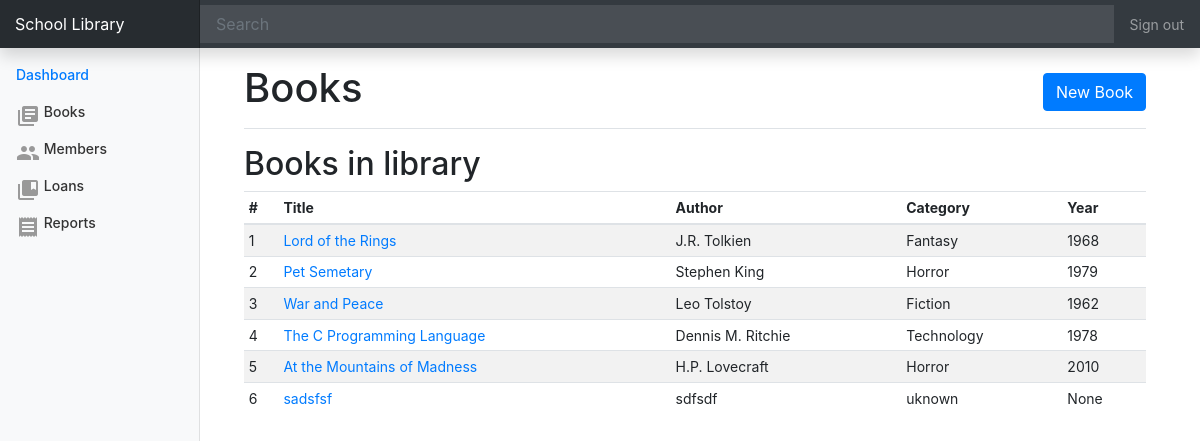
Before: /books with the older database file.
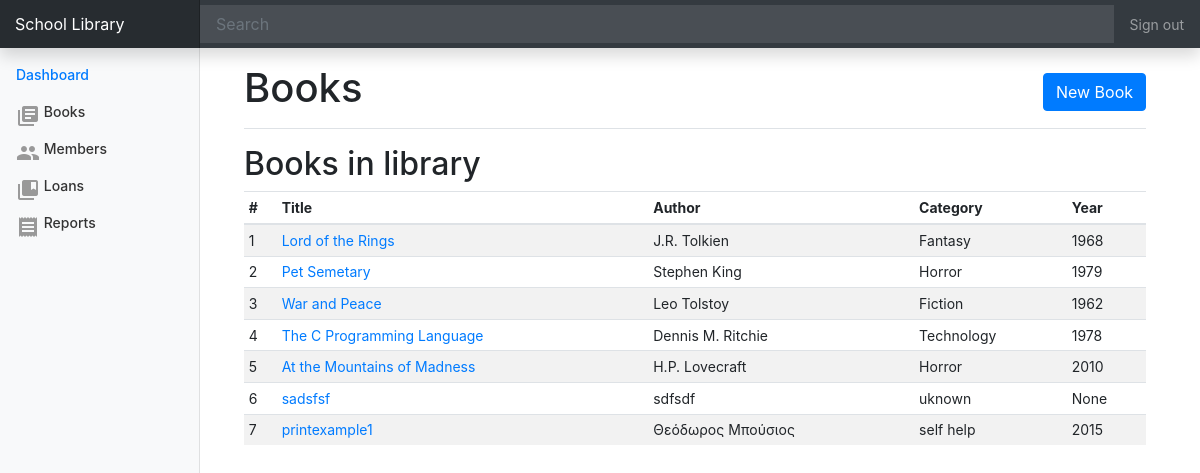
After: the same page with the newer database file.
### tables this page shows
CREATE TABLE books (
	id INTEGER primary key autoincrement,
	title TEXT not null,
	isbn TEXT UNIQUE,
	author TEXT not null,
	description TEXT,
	year_published INTEGER,
	copies INTEGER DEFAULT 1,
	category TEXT DEFAULT 'uknown',
	cover TEXT DEFAULT 'cover.png'
);

### app.py (the view)
@app.route('/books')
def books():
	db = get_db()
	query = "SELECT * FROM books"
	cur = db.execute(query)
	results = cur.fetchall()
	return render_template('books.html', books=results)

### database.py (called while the page is built)
def connect_db():
	sql = sqlite3.connect('data.db')
	sql.row_factory = sqlite3.Row
	return sql

def get_db():
	if not hasattr(g, 'sqlite_db'):
		g.sqlite_db = connect_db()
	return g.sqlite_db

### templates/books.html (shortened to what this page needs)
{% extends 'base.html' %}
{% block content %}
<main role="main" class="col-md-9 ml-sm-auto col-lg-10 px-4">
          <div class="d-flex justify-content-between flex-wrap flex-md-nowrap align-items-center pt-3 pb-2 mb-3 border-bottom">
            <h1>Books</h1>
            <div class="btn-toolbar mb-2 mb-md-0">
              <a class="btn btn-primary" href="{{url_for('book_add')}}">New Book</a>
            </div>
          </div>
          <h2>Books in library</h2>
          <div class="table-responsive">
            <table class="table table-striped table-sm">
              <thead>
                <tr>
                  <th>#</th>
                  <th>Title</th>
                  <th>Author</th>
                  <th>Category</th>
                  <th>Year</th>
                </tr>
              </thead>
              <tbody>
                {% for book in books %}
                <tr>
                  <td>{{book.id}}</td>
                  <td><a href="{{url_for('book_view', id=book.id) }}">{{book.title}}</a></td>
                  <td>{{book.author}}</td>
                  <td>{{book.category}}</td>
                  <td>{{book.year_published}}</td>
                </tr>
                {% endfor %}
              </tbody>
            </table>
          </div>
        </main>
{% endblock %}

### templates/base.html (shortened to what this page needs)
<!doctype html>
<html lang="en">
  <head>
    <link rel="stylesheet" href="https://stackpath.bootstrapcdn.com/bootstrap/4.4.1/css/bootstrap.min.css">
    <link href="{{ url_for('static', filename='custom.css') }}" rel="stylesheet">
  </head>
  <body>
    <nav class="navbar navbar-dark fixed-top bg-dark flex-md-nowrap p-0 shadow">
      <a class="navbar-brand col-sm-3 col-md-2 mr-0" href="{{ url_for('index') }}">School Library</a>
      <input class="form-control form-control-dark w-100" type="text" placeholder="Search" aria-label="Search">
      <ul class="navbar-nav px-3">
        <li class="nav-item text-nowrap">
          <a class="nav-link" href="#">Sign out</a>
        </li>
      </ul>
    </nav>
    <div class="container">
      <div class="row">
        <nav class="col-md-2 d-none d-md-block bg-light sidebar">
          <div class="sidebar-sticky">
            <ul class="nav flex-column">
              <li class="nav-item">
                <a class="nav-link active" href="{{ url_for('index') }}">
                  Dashboard <span class="sr-only">(current)</span>
                </a>
              </li>
              <li class="nav-item">
                <a class="nav-link" href="{{ url_for('books') }}">
                  <i class="material-icons feather">library_books</i>
                  Books
                </a>
              </li>
              <li class="nav-item">
                <a class="nav-link" href="{{ url_for('members') }}">
                  <i class="material-icons feather">people</i>
                  Members
                </a>
              </li>
              <li class="nav-item">
                <a class="nav-link" href="{{ url_for('loans') }}">
                  <i class="material-icons feather">collections_bookmark</i>
                  Loans
                </a>
              </li>
              <li class="nav-item">
                <a class="nav-link" href="{{ url_for('reports') }}">
                  <i class="material-icons feather">receipt</i>
                  Reports
                </a>
              </li>
            </ul>
          </div>
        </nav>
        {% block content %}{% endblock %}
      </div>
    </div>
  </body>
</html>

### static/custom.css (style rules this page uses)
body { font-size: .875rem; }
.feather { width: 16px; height: 16px; vertical-align: text-bottom; }
.sidebar { position: fixed; top: 0; bottom: 0; left: 0; z-index: 100; padding: 48px 0 0; box-shadow: inset -1px 0 0 rgba(0, 0, 0, .1); }
.sidebar-sticky { position: relative; top: 0; height: calc(100vh - 48px); padding-top: .5rem; overflow-x: hidden; overflow-y: auto; }
.sidebar .nav-link { font-weight: 500; color: #333; }
.sidebar .nav-link .feather { margin-right: 8px; color: #999; }
.sidebar .nav-link.active { color: #007bff; }
[role="main"] { padding-top: 133px; }
@media (min-width: 768px) { [role="main"] { padding-top: 48px; } }
.navbar-brand { padding-top: .75rem; padding-bottom: .75rem; font-size: 1rem; background-color: rgba(0, 0, 0, .25); box-shadow: inset -1px 0 0 rgba(0, 0, 0, .25); }
.navbar .form-control { padding: .75rem 1rem; border-width: 0; border-radius: 0; }
.form-control-dark { color: #fff; background-color: rgba(255, 255, 255, .1); border-color: rgba(255, 255, 255, .1); }

Changed rows visible on the page:
added books: id "7", title "printexample1", author "Θεόδωρος Μπούσιος", category "self help", year_published "2015"
